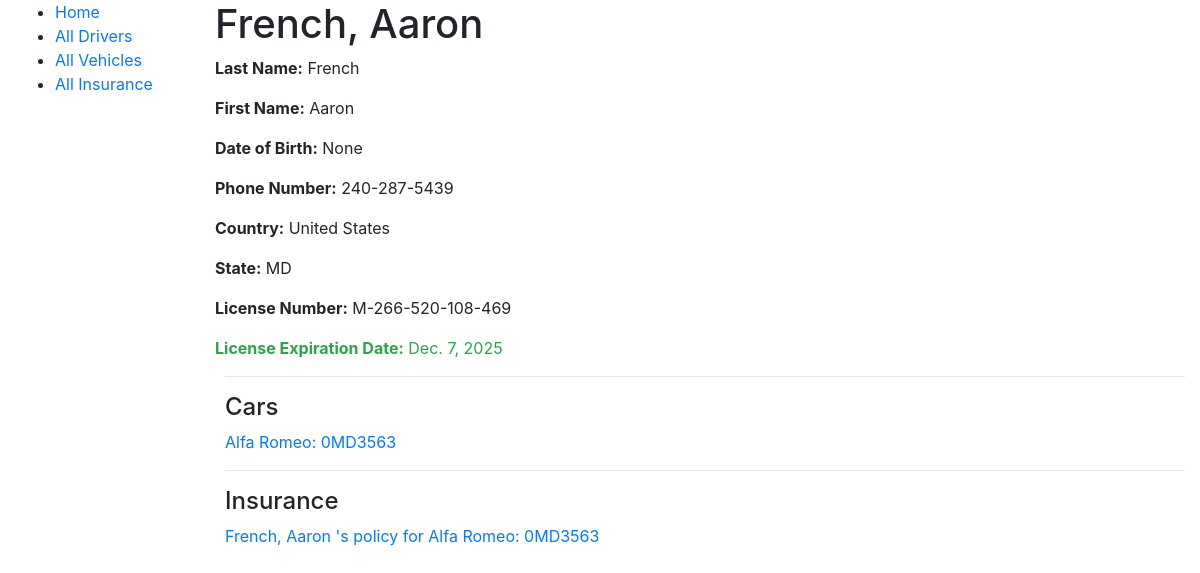
Screenshot of /povreg/driver/1 with the database file from the repository.
### povreg/models.py (models this page shows, shortened)
class Driver(models.Model):
    first_name = models.TextField(max_length=30, help_text='driver\'s first name')
    last_name = models.TextField(max_length=30, help_text='driver\'s last name')
    license_num = models.TextField(max_length=20, help_text='driver\'s license number', unique=True)
    license_expiry = models.DateField(help_text='driver\'s license expiration date')
    state = models.TextField(max_length=30, help_text="State for the driver's license", blank=True)
    country = models.TextField(max_length=30, help_text="Country for the driver's license")
    phone_num = models.TextField(max_length=12, help_text="the driver's phone number")
    dob = models.DateField(help_text="driver's date of birth", blank=True, null=True)
    @property
    def is_expired(self):
        if self.license_expiry < date.today():
            return True
        return False
    def __str__(self):
        return str(self.last_name + ', ' + self.first_name)

class Car(models.Model):
    driver = models.ForeignKey('Driver', on_delete=models.SET_NULL, blank=True, null=True)
    insurance = models.OneToOneField('Insurance', on_delete=models.SET_NULL, blank=True, null=True)
    v_make = models.TextField(max_length=30, help_text="vehicle's make")
    is_commercial = models.BooleanField(default=False,
                                        help_text="true if commercial vehicle, false if private. default is false")
    v_plate = models.TextField(max_length=10, help_text="vehicle's license plate")
    owner = models.TextField(max_length=30, help_text="vehicle's owner")
    REPORTED_STATUS = {
        ('st', 'stolen'),
        ('go', 'good'),
    }
    status = models.TextField(choices=REPORTED_STATUS, default='go', help_text="vehicle's current reported status")
    registration = models.TextField(max_length=30, help_text="vehicle registration", null=True, blank=True)
    v_model = models.TextField(max_length=30, help_text="vehicle's model", null=True, blank=True)
    v_state = models.TextField(max_length=30, help_text="vehicle's state of registration", null=True, blank=True)
    v_country = models.TextField(max_length=30, help_text="vehicle's country of registration", null=True, blank=True)
    def __str__(self):
        if (self.v_model is None) or (self.v_model == ""):
            return str(self.v_make + ": " + self.v_plate)
        else:
            return str(self.v_model + ", " + self.v_make + ": " + self.v_plate)
    def get_absolute_url(self):
        return reverse('car-detail', args=[str(self.id)])
    class Meta:
        unique_together = ("v_plate", "v_state", "v_country")

class Insurance(models.Model):
    driver = models.ForeignKey('Driver', on_delete=models.SET_NULL, blank=True, null=True)
    company = models.TextField(max_length=200, help_text="Company issuing insurance")
    policy_num = models.TextField(max_length=30, unique=True, help_text="Insurance Policy number")
    expiry = models.DateField(help_text="Insurance expiration date")
    coverage_type = models.TextField(max_length=30, help_text="type of insurance coverage")
    STATUS_TYPE = {
        ('ex', 'Expired'),
        ('su', 'Suspended'),
        ('ac', 'Active'),
    }
    status = models.TextField(choices=STATUS_TYPE, default='ac', help_text="vehicle's current insurance status")
    def get_absolute_url(self):
        return reverse('insurance-detail', args=[str(self.id)])
    def __str__(self):
        return str(self.driver.__str__() + "'s policy for " + self.car.__str__())

### povreg/views.py (the view)
# urls.py: path('driver/<int:pk>', views.DriverDetailView.as_view(), name="driver-detail"),
class DriverDetailView(generic.DetailView):
    model = Driver

### povreg/templates/povreg/driver_detail.html (shortened to what this page needs)
{% extends "base_generic.html" %}
{% block content %}
<h1>{{ driver }}</h1>
<p><strong>Last Name:</strong> {{ driver.last_name }}</p>
<p><strong>First Name:</strong> {{ driver.first_name }}</p>
<p><strong>Date of Birth:</strong> {{ driver.dob }}</p>
<p><strong>Phone Number:</strong> {{ driver.phone_num }}</p>
<p><strong>Country:</strong> {{ driver.country }}</p>
<p><strong>State:</strong> {{ driver.state }}</p>
<p><strong>License Number:</strong> {{ driver.license_num }}</p>
<p class="{% if driver.is_expired %}text-danger{% else %}text-success{% endif %}">
    <strong>License Expiration Date:</strong> {{ driver.license_expiry }}</p>
<div style="margin-left:10px; margin-top:10px">
    <hr>
    <h4>Cars</h4>
    {% for drivers_car in driver.car_set.all %}
    <p><a href="{{ drivers_car.get_absolute_url }}">{{drivers_car}}</a></p>
    {% endfor %}
</div>
<div style="margin-left:10px; margin-top:10px">
    <hr>
    <h4>Insurance</h4>
    {% for drivers_insurance in driver.insurance_set.all %}
    <p><a href="{{ drivers_insurance.get_absolute_url }}">{{ drivers_insurance }}</a></p>
    {% endfor %}
</div>
{% endblock %}

### rows the page displays
Driver: last_name+first_name "French, Aaron", last_name "French", first_name "Aaron", dob "None", phone_num "240-287-5439", country "United States", state "MD", license_num "M-266-520-108-469", license_expiry "Dec. 7, 2025"
Car: v_model+v_make+v_plate "Alfa Romeo: 0MD3563"
Insurance: driver+id "French, Aaron 's policy for Alfa Romeo: 0MD3563"
